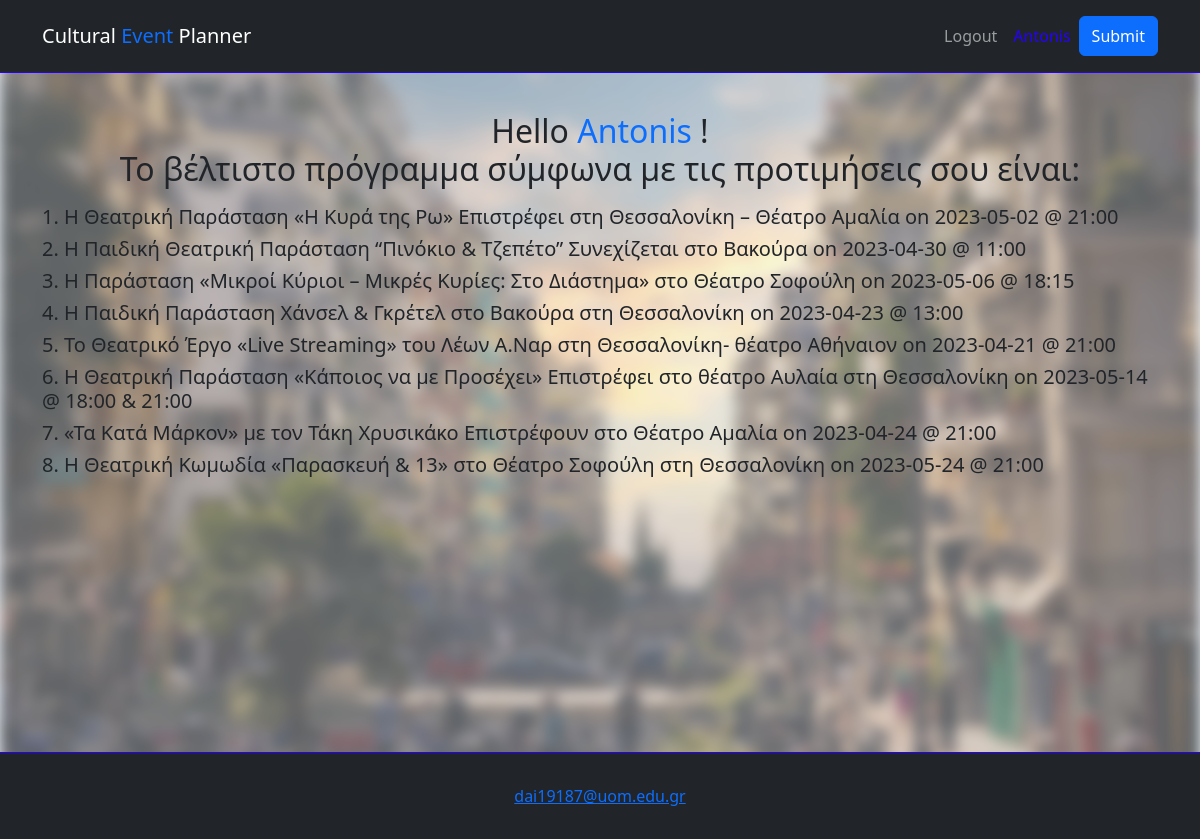
/UserEvents (signed in), run on the app's committed database.
### website/models.py (models this page shows)
class User(db.Model , UserMixin):
    id = db.Column(db.Integer , primary_key = True)
    email = db.Column(db.String(150), unique = True)
    firstName = db.Column(db.String(150))
    password = db.Column(db.String(150))
    result = db.relationship('Result')

class Result(db.Model):
    id = db.Column(db.Integer , primary_key = True )
    result = db.Column(db.String(1000))
    user_id =db.Column(db.Integer , db.ForeignKey('user.id'))

### website/views.py (the view)
@views.route('UserEvents' , methods = ['GET'])
def UserEvents():
    results = list()
    result = Result.query.all()
    for r in result:
        if r.user_id == current_user.id:
            results.append(r.result)
    return  render_template("UserEvents.html" , user = current_user , results = results)

### website/templates/UserEvents.html
{% extends "base.html" %}
{% block content %}
<body>
    <div class="contrainer">
        <br>
        <br>
        <div class="container py-5 text-center" style="min-height: 88vh">
            <img class="background" src="static/img/thess.jpg" alt="Aleq">
            <p>
            {% if results %}
            <h2>Hello <span class="text-primary">{{user.firstName}}</span> !<br>
                Το βέλτιστο πρόγραμμα σύμφωνα με τις προτιμήσεις σου είναι:
            </h2>
            </p>
                {%for r in results%}
                <h5 style="text-align: left;">{{r}}</h5>
                {%endfor%}
            {%else%}
                Δεν έχει δημιουργηθεί πρόγραμμα ακόμα.
            {%endif%}
        </div>
    </div>
</body>
{% endblock%}

### website/static/front/stylesheet.css (style rules this page uses)
img.background { position: absolute; left: 0px; top: 0px; z-index: -1; width: 100%; opacity: 0.60; height: 100%; -webkit-filter: blur(5px); filter: blur(7px); }

### data on the page
User: firstName "Antonis"
Result: result "1. Η Θεατρική Παράσταση «Η Κυρά της Ρω» Επιστρέφει στη Θεσσαλονίκη – Θέατρο Αμαλία on 2023-05-02 @ 21:00"
Result: result "2. Η Παιδική Θεατρική Παράσταση “Πινόκιο & Τζεπέτο” Συνεχίζεται στο Βακούρα on 2023-04-30 @ 11:00"
Result: result "3. Η Παράσταση «Μικροί Κύριοι – Μικρές Κυρίες: Στο Διάστημα» στο Θέατρο Σοφούλη on 2023-05-06 @ 18:15"
Result: result "4. Η Παιδική Παράσταση Χάνσελ & Γκρέτελ στο Βακούρα στη Θεσσαλονίκη on 2023-04-23 @ 13:00"
Result: result "5. Το Θεατρικό Έργο «Live Streaming» του Λέων Α.Ναρ στη Θεσσαλονίκη- θέατρο Αθήναιον on 2023-04-21 @ 21:00"
Result: result "6. Η Θεατρική Παράσταση «Κάποιος να με Προσέχει» Επιστρέφει στο θέατρο Αυλαία στη Θεσσαλονίκη on 2023-05-14 @ 18:00 & 21:00"
Result: result "7. «Τα Κατά Μάρκον» με τον Τάκη Χρυσικάκο Επιστρέφουν στο Θέατρο Αμαλία on 2023-04-24 @ 21:00"
Result: result "8. Η Θεατρική Κωμωδία «Παρασκευή & 13» στο Θέατρο Σοφούλη στη Θεσσαλονίκη on 2023-05-24 @ 21:00"
